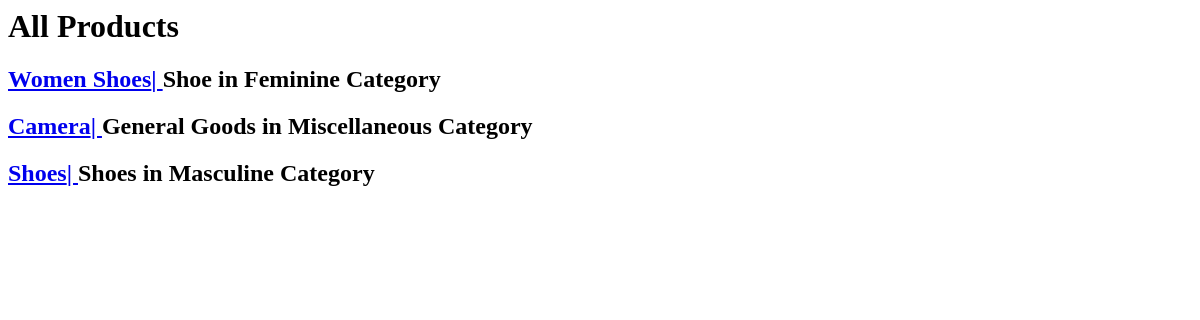
Page /product-list on the earlier database version.
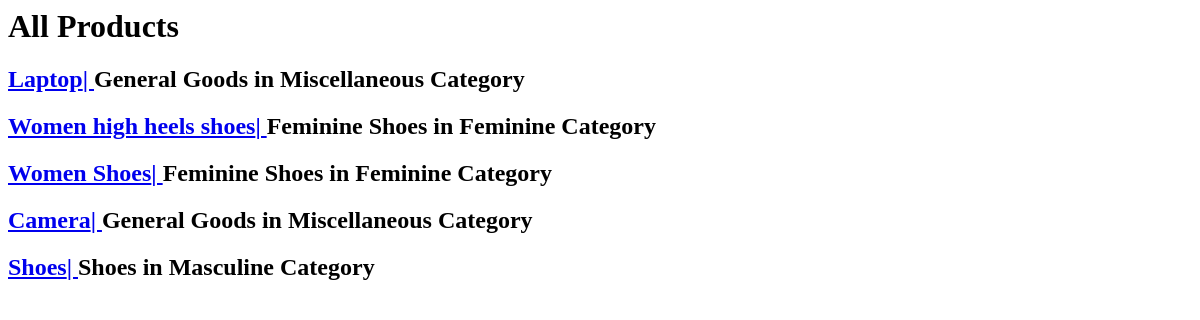
Same page on the later database version.
### store/models.py (models this page shows, shortened)
class Products(models.Model):
    STATUS_CHOICES = (
    ('draft', 'Draft'),
    ('published', 'Published'),
    )
    user = models.OneToOneField(User, on_delete=models.CASCADE,null=True)
    category = models.ForeignKey(subcategory, related_name="product_subcategory",on_delete=models.CASCADE,null=True)
    name = models.CharField(max_length=50, null =True)
    description = models.TextField(null =True)
    meta_keywords = models.CharField(max_length=255, null =True, help_text="seo keywords seprated with comma")
    meta_descriptions = models.CharField(max_length=255, null =True, help_text="seo description here")
    product_image = models.ForeignKey(Product_image, on_delete=models.CASCADE, related_name="Product_image")
    published = models.DateTimeField(auto_now_add =True, null=True)
    updated = models.DateTimeField(auto_now=True,null=True)
    slug = models.SlugField(null=True, max_length=100,unique=True)
    actualprice = models.DecimalField(max_digits=5, decimal_places=2,null=True)
    discountedprice = models.DecimalField(max_digits=5, decimal_places=2,null=True)
    status = models.CharField(max_length=30, null =True,choices = STATUS_CHOICES,default="published")
    additionalinfo = models.TextField(null =True)
    def get_absolute_url(self):
        return reverse("product_detail", kwargs={"slug": self.slug})

class subcategory(models.Model):
    category = models.ForeignKey(category, related_name="subcategory", on_delete= models.CASCADE, null=True)
    sub_category_name = models.CharField(max_length=30,null=True, unique=True, verbose_name="name")
    image = models.ForeignKey(Product_image, on_delete=models.CASCADE, related_name="sub_category_image", null=True)
    def __str__(self):
        return f"{self.sub_category_name} in {self.category} Category"

class category(models.Model):
    name = models.CharField(max_length=30, null = True)
    image = models.ImageField(upload_to="img", null=True,unique=True)
    slug = models.SlugField(null=True, max_length=100,unique=True)
    def __str__(self):
        return self.name

### store/views.py (the view)
# urls.py: path("product-list", views.product_listView, name = "product_list"),
def product_listView(request):
    listall_products = Products.objects.all().order_by("-published")
    context ={
        "all_products":listall_products
    }
    return render(request, "products/product_list.html", context)

### templates/products/product_list.html
<h1> All Products </h1>
{% for products in all_products %}
<h2>
    <a href ="{{products.get_absolute_url}}">{{products.name}}| </a>{{products.category}}
</h2>
{% endfor %}

Differences in the rows shown:
added Products: name "Laptop", category "General Goods in Miscellaneous Category"
added Products: name "Women high heels shoes", category "Feminine Shoes in Feminine Category"
changed Products "Women Shoes": category "Shoe in Feminine Category" → "Feminine Shoes in Feminine Category"
